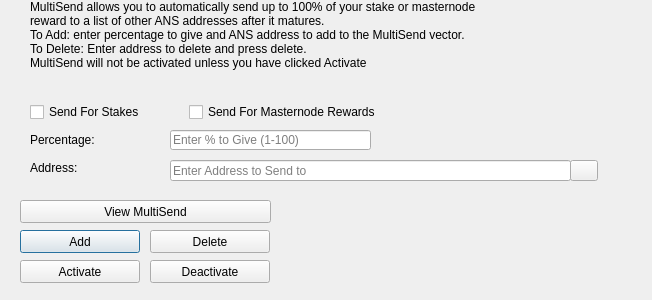
<?xml version="1.0" encoding="UTF-8"?>
<ui version="4.0">
 <class>MultiSendDialog</class>
 <widget class="QDialog" name="MultiSendDialog">
  <property name="windowModality">
   <enum>Qt::NonModal</enum>
  </property>
  <property name="geometry">
   <rect>
    <x>0</x>
    <y>0</y>
    <width>652</width>
    <height>300</height>
   </rect>
  </property>
  <property name="windowTitle">
   <string>MultiSend</string>
  </property>
  <widget class="QLineEdit" name="multiSendPercentEdit">
   <property name="geometry">
    <rect>
     <x>170</x>
     <y>130</y>
     <width>201</width>
     <height>20</height>
    </rect>
   </property>
   <property name="toolTip">
    <string>Enter whole numbers 1 - 100</string>
   </property>
   <property name="placeholderText">
    <string>Enter % to Give (1-100)</string>
   </property>
  </widget>
  <widget class="QLineEdit" name="multiSendAddressEdit">
   <property name="geometry">
    <rect>
     <x>170</x>
     <y>160</y>
     <width>401</width>
     <height>21</height>
    </rect>
   </property>
   <property name="toolTip">
    <string/>
   </property>
   <property name="placeholderText">
    <string>Enter Address to Send to</string>
   </property>
  </widget>
  <widget class="QLabel" name="label_2">
   <property name="geometry">
    <rect>
     <x>30</x>
     <y>0</y>
     <width>451</width>
     <height>121</height>
    </rect>
   </property>
   <property name="lineWidth">
    <number>1</number>
   </property>
   <property name="text">
    <string>MultiSend allows you to automatically send up to 100% of your stake or masternode reward to a list of other ANS addresses after it matures.
To Add: enter percentage to give and ANS address to add to the MultiSend vector.
To Delete: Enter address to delete and press delete.
MultiSend will not be activated unless you have clicked Activate</string>
   </property>
   <property name="alignment">
    <set>Qt::AlignLeading|Qt::AlignLeft|Qt::AlignTop</set>
   </property>
   <property name="wordWrap">
    <bool>true</bool>
   </property>
  </widget>
  <widget class="QLabel" name="message">
   <property name="geometry">
    <rect>
     <x>290</x>
     <y>200</y>
     <width>351</width>
     <height>91</height>
    </rect>
   </property>
   <property name="text">
    <string/>
   </property>
  </widget>
  <widget class="QPushButton" name="addButton">
   <property name="geometry">
    <rect>
     <x>20</x>
     <y>230</y>
     <width>120</width>
     <height>23</height>
    </rect>
   </property>
   <property name="toolTip">
    <string/>
   </property>
   <property name="statusTip">
    <string>Add to MultiSend Vector</string>
   </property>
   <property name="text">
    <string>Add</string>
   </property>
  </widget>
  <widget class="QPushButton" name="disableButton">
   <property name="geometry">
    <rect>
     <x>150</x>
     <y>260</y>
     <width>120</width>
     <height>23</height>
    </rect>
   </property>
   <property name="statusTip">
    <string>Deactivate MultiSend</string>
   </property>
   <property name="text">
    <string>Deactivate</string>
   </property>
  </widget>
  <widget class="QPushButton" name="addressBookButton">
   <property name="geometry">
    <rect>
     <x>570</x>
     <y>160</y>
     <width>28</width>
     <height>21</height>
    </rect>
   </property>
   <property name="toolTip">
    <string>Choose an address from the address book</string>
   </property>
   <property name="text">
    <string/>
   </property>
   <property name="icon">
    <iconset resource="../ans.qrc">
     <normaloff>:/icons/address-book</normaloff>:/icons/address-book</iconset>
   </property>
   <property name="shortcut">
    <string>Alt+A</string>
   </property>
   <property name="autoDefault">
    <bool>false</bool>
   </property>
  </widget>
  <widget class="QLabel" name="label">
   <property name="geometry">
    <rect>
     <x>30</x>
     <y>130</y>
     <width>121</width>
     <height>20</height>
    </rect>
   </property>
   <property name="toolTip">
    <string>Percentage of stake to send</string>
   </property>
   <property name="text">
    <string>Percentage:</string>
   </property>
  </widget>
  <widget class="QLabel" name="label_5">
   <property name="geometry">
    <rect>
     <x>30</x>
     <y>160</y>
     <width>111</width>
     <height>16</height>
    </rect>
   </property>
   <property name="toolTip">
    <string>Address to send portion of stake to</string>
   </property>
   <property name="text">
    <string>Address:</string>
   </property>
  </widget>
  <widget class="QPushButton" name="deleteButton">
   <property name="geometry">
    <rect>
     <x>150</x>
     <y>230</y>
     <width>120</width>
     <height>23</height>
    </rect>
   </property>
   <property name="toolTip">
    <string/>
   </property>
   <property name="statusTip">
    <string>Delete Address From MultiSend Vector</string>
   </property>
   <property name="text">
    <string>Delete</string>
   </property>
  </widget>
  <widget class="QPushButton" name="activateButton">
   <property name="geometry">
    <rect>
     <x>20</x>
     <y>260</y>
     <width>120</width>
     <height>23</height>
    </rect>
   </property>
   <property name="statusTip">
    <string>Activate MultiSend</string>
   </property>
   <property name="text">
    <string>Activate</string>
   </property>
  </widget>
  <widget class="QPushButton" name="viewButton">
   <property name="geometry">
    <rect>
     <x>20</x>
     <y>200</y>
     <width>251</width>
     <height>23</height>
    </rect>
   </property>
   <property name="toolTip">
    <string/>
   </property>
   <property name="statusTip">
    <string>View MultiSend Vector</string>
   </property>
   <property name="text">
    <string>View MultiSend</string>
   </property>
  </widget>
  <widget class="QWidget" name="horizontalLayoutWidget">
   <property name="geometry">
    <rect>
     <x>30</x>
     <y>100</y>
     <width>351</width>
     <height>24</height>
    </rect>
   </property>
   <layout class="QHBoxLayout" name="horizontalLayout">
    <item>
     <widget class="QCheckBox" name="multiSendStakeCheckBox">
      <property name="text">
       <string>Send For Stakes</string>
      </property>
     </widget>
    </item>
    <item>
     <widget class="QCheckBox" name="multiSendMasternodeCheckBox">
      <property name="text">
       <string>Send For Masternode Rewards</string>
      </property>
     </widget>
    </item>
   </layout>
  </widget>
 </widget>
 <resources>
  <include location="../ans.qrc"/>
 </resources>
 <connections/>
</ui>
